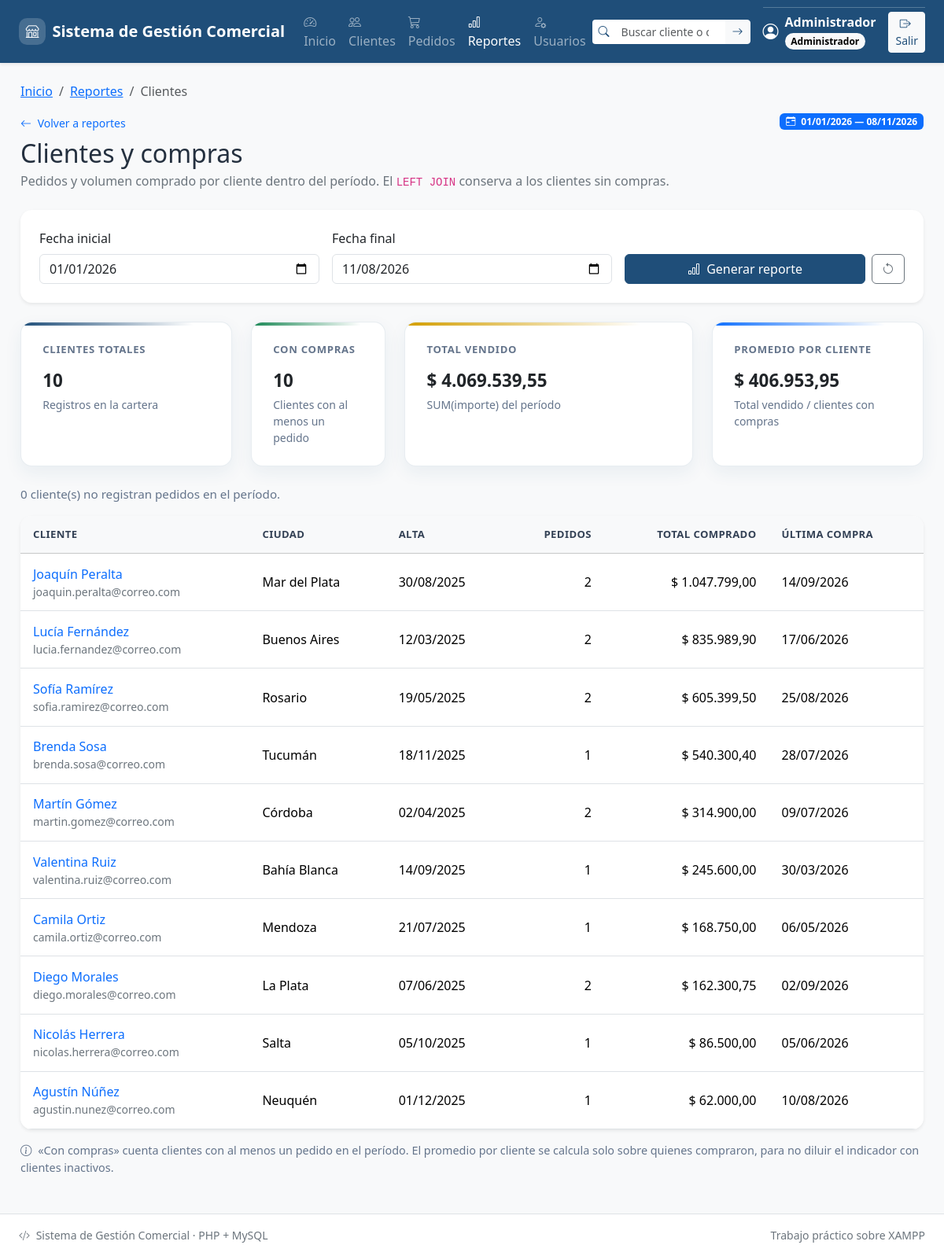
/reportes/clientes.php (signed in), run on an earlier commit of the app's database.
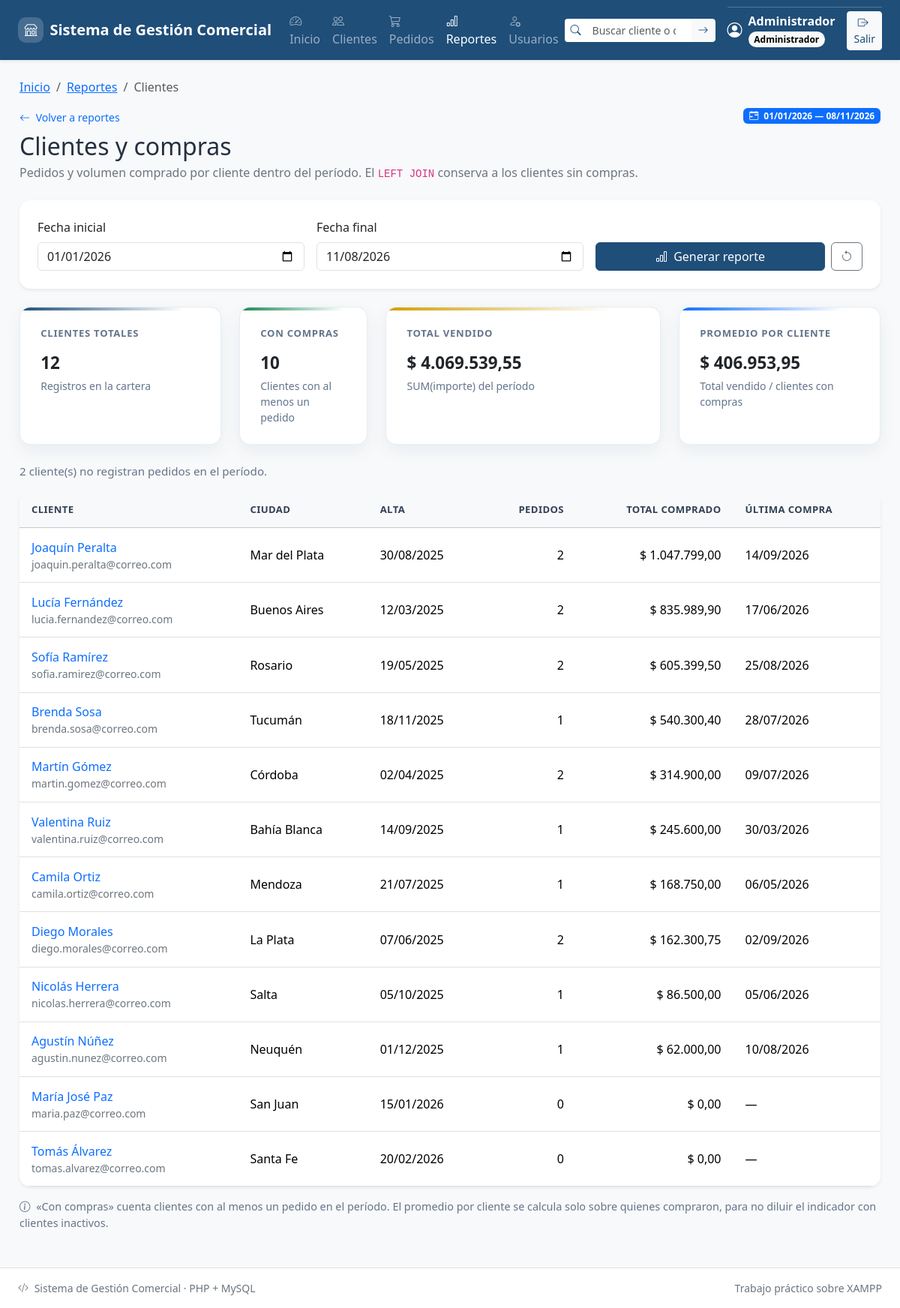
And on a later commit of the database.
### tables this page shows
CREATE TABLE IF NOT EXISTS `clientes` (
  `id` INT(11) NOT NULL AUTO_INCREMENT,
  `nombre` VARCHAR(80) NOT NULL,
  `email` VARCHAR(120) NOT NULL,
  `telefono` VARCHAR(30) DEFAULT NULL,
  `ciudad` VARCHAR(60) DEFAULT NULL,
  `fecha_alta` DATE NOT NULL,
  PRIMARY KEY (`id`)
);

### includes/funciones.php (called while the page is built, shortened)
<?php
function e($texto): string
{
    return htmlspecialchars(
        (string) ($texto ?? ''),
        ENT_QUOTES | ENT_SUBSTITUTE,
        'UTF-8'
    );
}
    ?>
    <?php
function fecha_iso_valida(string $fecha): bool
{
    $objeto = DateTimeImmutable::createFromFormat('!Y-m-d', $fecha);
    $errores = DateTimeImmutable::getLastErrors();
    return $objeto !== false
        && ($errores === false || ($errores['warning_count'] === 0 && $errores['error_count'] === 0))
        && $objeto->format('Y-m-d') === $fecha;
}
function fecha_mostrar(?string $fecha): string
{
    $fecha = (string) ($fecha ?? '');
    return date('d/m/Y', strtotime($fecha));
}
function importe_mostrar(float|int|string|null $importe): string
{
    return '$ ' . number_format((float) $importe, 2, ',', '.');
}
    ?>

### reportes/clientes.php (the view, shortened to what the rows shown need)
<?php
require_once __DIR__ . '/../config/conexion.php';
require_once __DIR__ . '/../includes/funciones.php';
$periodo = periodo_reportes(texto_get('desde'), texto_get('hasta'));
$desde = $periodo['desde'];
$hasta = $periodo['hasta'];
try {
    $stmt = $pdo->prepare(
        'SELECT c.id, c.nombre, c.email, c.ciudad, c.fecha_alta,
                COUNT(p.id) AS cantidad,
                COALESCE(SUM(p.importe), 0) AS total,
                MAX(p.fecha_pedido) AS ultima_compra
         FROM clientes c
         LEFT JOIN pedidos p
                ON p.cliente_id = c.id
               AND p.fecha_pedido BETWEEN :desde AND :hasta
         GROUP BY c.id, c.nombre, c.email, c.ciudad, c.fecha_alta
         ORDER BY total DESC, cantidad DESC, c.nombre ASC'
    );
    $stmt->execute([':desde' => $desde, ':hasta' => $hasta]);
    $clientes = $stmt->fetchAll();
} catch (PDOException $error) {
    registrar_error($error, 'reportes/clientes');
    http_response_code(500);
    exit('No se pudo generar el reporte de clientes.');
}
require_once __DIR__ . '/../includes/header.php';
?>
<main id="contenidoPrincipal" class="contenedor">
    <div class="d-flex flex-column flex-md-row justify-content-between
                align-items-md-start gap-3 mb-4">
        <div>
            <h2 class="mt-2 mb-1">Clientes y compras</h2>
        </div>
    </div>
    <div class="card border-0 shadow-sm overflow-hidden">
        <div class="table-responsive">
            <table class="table table-hover align-middle mb-0">
                <thead class="table-light">
                    <tr>
                        <th scope="col">Cliente</th>
                        <th scope="col" class="d-none d-md-table-cell">Ciudad</th>
                        <th scope="col" class="d-none d-lg-table-cell">Alta</th>
                        <th scope="col" class="text-end">Pedidos</th>
                        <th scope="col" class="text-end">Total comprado</th>
                        <th scope="col" class="d-none d-md-table-cell">Última compra</th>
                    </tr>
                </thead>
                <tbody>
                    <?php if (!$clientes): ?>
                        <tr>
                            <td colspan="6" class="text-center text-secondary py-4">
                                No hay clientes registrados.
                            </td>
                        </tr>
                    <?php else: ?>
                        <?php foreach ($clientes as $fila): ?>
                            <tr>
                                <td>
                                    <a href="../clientes/ver.php?id=<?= (int) $fila['id'] ?>"
                                       class="text-decoration-none fw-medium">
                                        <?= e($fila['nombre']) ?>
                                    </a>
                                    <span class="d-block small text-secondary">
                                        <?= e($fila['email']) ?>
                                    </span>
                                </td>
                                <td class="d-none d-md-table-cell">
                                    <?= e($fila['ciudad'] ?? '—') ?>
                                </td>
                                <td class="d-none d-lg-table-cell">
                                    <?= e(fecha_mostrar($fila['fecha_alta'])) ?>
                                </td>
                                <td class="text-end"><?= (int) $fila['cantidad'] ?></td>
                                <td class="text-end text-nowrap">
                                    <?= e(importe_mostrar($fila['total'])) ?>
                                </td>
                                <td class="d-none d-md-table-cell">
                                    <?= e($fila['ultima_compra'] !== null
                                        ? fecha_mostrar($fila['ultima_compra'])
                                        : '—') ?>
                                </td>
                            </tr>
                        <?php endforeach; ?>
                    <?php endif; ?>
                </tbody>
            </table>
        </div>
    </div>
</main>
<?php require_once __DIR__ . '/../includes/footer.php'; ?>

What changed in the data, as far as the page shows it:
added clientes: nombre "María José Paz", email "maria.paz@correo.com", ciudad "San Juan", fecha_alta "15/01/2026", cantidad "0", total "$ 0,00", ultima_compra "—"
added clientes: nombre "Tomás Álvarez", email "tomas.alvarez@correo.com", ciudad "Santa Fe", fecha_alta "20/02/2026", cantidad "0", total "$ 0,00", ultima_compra "—"
Also different on the page:
$totalClientes: "10" → "12"
$clientesSinCompras: "0" → "2"
